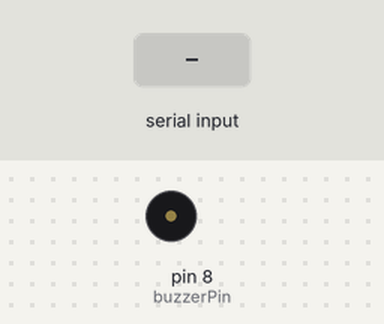
A sketch run on a simulated Arduino Uno, built with avr-gcc and run on an emulated ATmega328P. Shown: buzzer (waves = sounding, pin HIGH). Inputs (shaded band) come from the test bench.

Above: at 1.2 s.
1.3 s: "1\n" received over Serial
At 2.4 s:
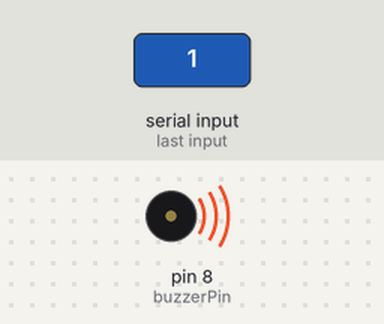
2.8 s: "0\n" received over Serial
At 3.6 s:
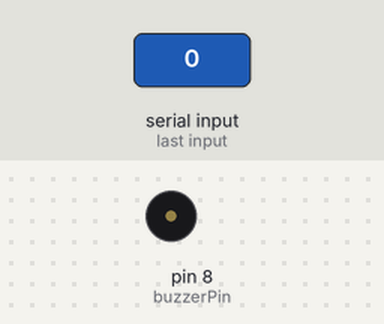
Timing chart, 0 to 5.8 s (numbered marks = the images above; inputs shaded):
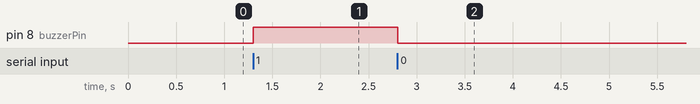

Measured:
- after the input at 1.3 s, pin 8 (buzzerPin): LOW → HIGH at once
- after the input at 2.8 s, pin 8 (buzzerPin): HIGH → LOW at once

The sketch:

buzz.ino
```cpp
// Buzzer control via Serial (ON / OFF)
int buzzerPin = 8;

void setup() {
  pinMode(buzzerPin, OUTPUT);
  digitalWrite(buzzerPin, LOW);
  Serial.begin(9600); // อย่าลืมค่า baud ให้ตรงกับ LabVIEW
}

void loop() {
  if (Serial.available()) {
    String cmd = Serial.readStringUntil('\n'); // อ่านจนเจอ newline
    cmd.trim();
    if (cmd == "1") {
      digitalWrite(buzzerPin, HIGH);
    } else if (cmd == "0") {
      digitalWrite(buzzerPin, LOW);
    }
  }
}
```
